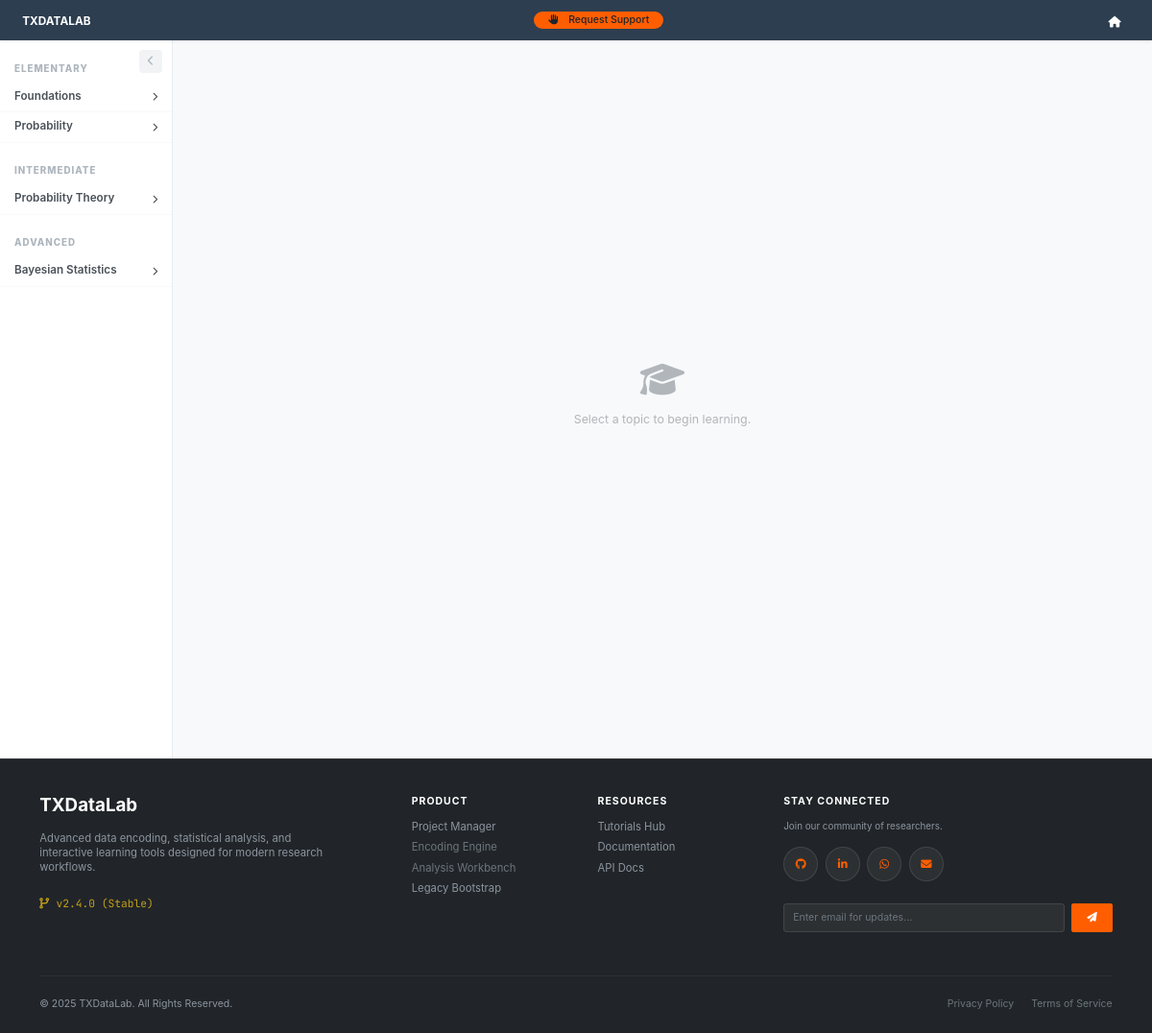
The app's page /tutorials/ with its own data.
### app/app_database/tutorials_models.py (models this page shows, shortened)
class TutorialLevel(db.Model):
    __tablename__ = "tutorial_levels"
    id = db.Column(db.Integer, primary_key=True)
    title = db.Column(db.String(120), nullable=False, unique=True)
    description = db.Column(db.Text)
    sections = db.relationship(
        "TutorialSection",
        back_populates="level",
        cascade="all, delete-orphan",
        lazy="select"
    )

class TutorialSection(db.Model):
    __tablename__ = "tutorial_sections"
    id = db.Column(db.Integer, primary_key=True)
    level_id = db.Column(db.Integer, db.ForeignKey("tutorial_levels.id"), nullable=False)
    title = db.Column(db.String(200), nullable=False)
    description = db.Column(db.Text)
    level = db.relationship("TutorialLevel", back_populates="sections")
    topics = db.relationship(
        "TutorialTopic",
        back_populates="section",
        cascade="all, delete-orphan",
        lazy="select"
    )

### app/app_tutorials/tutorials.py (the view)
@tutorials_bp.route('/')
def index():
    levels = TutorialLevel.query.order_by(TutorialLevel.id).all()
    return render_template('tutorials/base_tutorials.html', levels=levels)

### app/app_tutorials/templates/tutorials/base_tutorials.html (shortened to what this page needs)
{% extends "layout.html" %}
{% block content %}
<div class="tutorial-container">
    <div id="sidebar-curr" class="sidebar-curriculum">
        <button class="toggle-btn" onclick="toggleSidebar('curr')" title="Collapse Sidebar">
            <i class="fas fa-chevron-left"></i>
        </button>
        {% for level in levels %}
            <div class="level-header">{{ level.title }}</div>
            {% for section in level.sections %}
                {% set current_topic_id = active_topic.id if active_topic else (active_subtopic.topic.id if active_subtopic else -1) %}
                {% set is_section_active = False %}
                {% for t in section.topics %}
                    {% if t.id == current_topic_id %}{% set is_section_active = True %}{% endif %}
                {% endfor %}
                <div class="section-toggler {% if is_section_active %}active{% endif %}"
                     onclick="toggleSection('sec-{{ section.id }}', this)">
                    <span>{{ section.title }}</span>
                    <i class="fas fa-chevron-right {% if is_section_active %}fa-rotate-90{% endif %}" style="font-size: 0.6rem;"></i>
                </div>
            {% endfor %}
        {% endfor %}
    </div>
    <div class="main-content-area">
        {% if active_topic or active_subtopic %}
            {% block tutorial_content %}{% endblock %}
        {% else %}
            <div class="d-flex align-items-center justify-content-center h-100 text-muted">
                <div class="text-center opacity-50">
                    <i class="fas fa-graduation-cap fa-3x mb-3"></i>
                    <p>Select a topic to begin learning.</p>
                </div>
            </div>
        {% endif %}
    </div>
</div>
{% endblock %}

### app/static/css/style.css (style rules this page uses)
:root { --fluidcore-teal: #23797c; --fluidcore-accent: #5eff00; --fluidcore-orange: #ff5e00; --fluidcore-red: #ff947c; --fluidcore-gold: #c5a017; --fluidcore-cream: #ffeed4; --app-bg: #ffffff; --app-sidebar-bg: #f8f9fa; --app-panel-bg: #ffffff; --app-header-bg: #e9e4da; --app-border: #ced4da; --app-text-main: #212529; --app-text-muted: #6c757d; --radius-sm: 2px; --radius-md: 4px; --font-xs: 0.7rem; --font-sm: 0.78rem; --font-base: 0.825rem; --font-ui: -apple-system, BlinkMacSystemFont, "Segoe UI", Roboto, "Helvetica Neue", Arial, sans-serif; --font-mono: 'JetBrains Mono', 'Consolas', monospace; }
html { font-size: 15px; }
body { font-family: var(--font-ui); font-size: var(--font-base); color: var(--app-text-main); background-color: var(--app-bg); padding-top: 2.8rem; line-height: 1.35; -webkit-font-smoothing: antialiased; -moz-osx-font-smoothing: grayscale; }
p { margin-bottom: 0.6rem; }

### app/app_tutorials/templates/tutorials/base_tutorials.html (style rules this page uses)
.tutorial-container { display: flex; height: calc(100vh - 3.5rem); overflow: hidden; background-color: #f8f9fa; }
.sidebar-curriculum { width: 180px; min-width: 180px; background: #fff; border-right: 1px solid #e9ecef; overflow-y: auto; transition: margin-left 0.3s ease; position: relative; z-index: 10; }
.main-content-area { flex: 1; overflow-y: auto; padding: 2rem; background-color: #f8f9fa; position: relative; }
.toggle-btn { position: absolute; top: 10px; right: 10px; width: 24px; height: 24px; border-radius: 4px; background: #f1f3f5; color: #adb5bd; border: none; display: flex; align-items: center; justify-content: center; cursor: pointer; font-size: 0.7rem; z-index: 20; }
.level-header { font-size: 0.65rem; font-weight: 800; text-transform: uppercase; letter-spacing: 1px; color: #adb5bd; padding: 1.5rem 1rem 0.5rem; }
.section-toggler { display: flex; justify-content: space-between; align-items: center; padding: 0.5rem 1rem; font-size: 0.78rem; font-weight: 600; color: #495057; cursor: pointer; border-bottom: 1px solid #f8f9fa; }

### records on screen
TutorialLevel: title "ELEMENTARY"
TutorialSection: title "Foundations"
TutorialSection: title "Probability"
TutorialLevel: title "INTERMEDIATE"
TutorialSection: title "Probability Theory"
TutorialLevel: title "ADVANCED"
TutorialSection: title "Bayesian Statistics"
